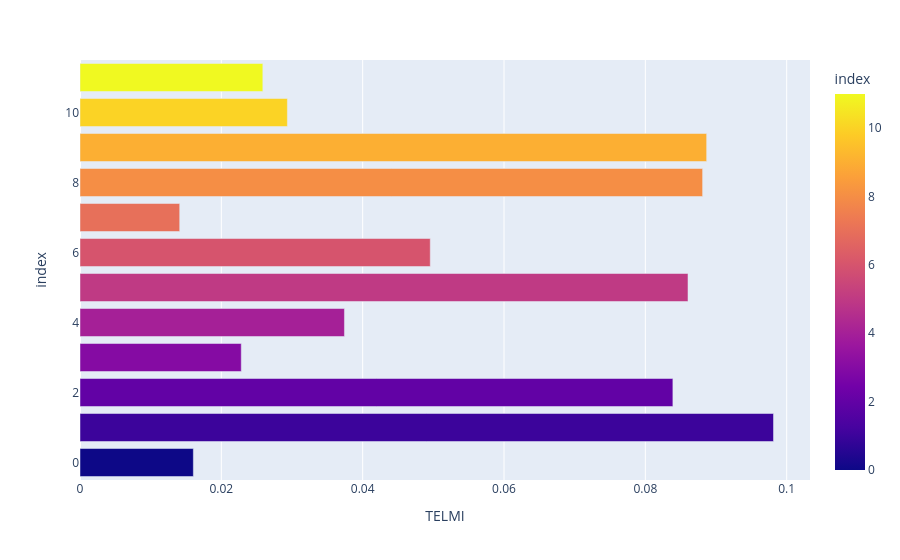

Notebook code for this chart:
### Code cell
Coeff_df = pd.DataFrame()

Coeff_df['TELMI'] = coeff

fig = px.bar(Coeff_df, x=Coeff_df['TELMI'], y= Coeff_df.index, orientation='h', color=Coeff_df.index)
fig.show()

### Figure 1 — Plotly figure (JSON) as saved in the notebook; plotly's stock layout.template omitted (floating-point values rounded to 4 significant figures)
{"data": [{"hovertemplate": "TELMI=%{x}<br>index=%{marker.color}<extra></extra>", "legendgroup": "", "marker": {"color": [0, 1, 2, 3, 4, 5, 6, 7, 8, 9, 10, 11], "coloraxis": "coloraxis", "pattern": {"shape": ""}}, "name": "", "orientation": "h", "showlegend": false, "textposition": "auto", "type": "bar", "x": [0.01604, 0.09813, 0.0839, 0.02282, 0.03742, 0.08603, 0.04956, 0.01411, 0.0881, 0.08868, 0.02935, 0.02587], "xaxis": "x", "y": [0, 1, 2, 3, 4, 5, 6, 7, 8, 9, 10, 11], "yaxis": "y"}], "layout": {"barmode": "relative", "coloraxis": {"colorbar": {"title": {"text": "index"}}, "colorscale": [[0, "#0d0887"], [0.1111, "#46039f"], [0.2222, "#7201a8"], [0.3333, "#9c179e"], [0.4444, "#bd3786"], [0.5556, "#d8576b"], [0.6667, "#ed7953"], [0.7778, "#fb9f3a"], [0.8889, "#fdca26"], [1, "#f0f921"]]}, "legend": {"tracegroupgap": 0}, "margin": {"t": 60}, "xaxis": {"anchor": "y", "domain": [0, 1], "title": {"text": "TELMI"}}, "yaxis": {"anchor": "x", "domain": [0, 1], "title": {"text": "index"}}}}
